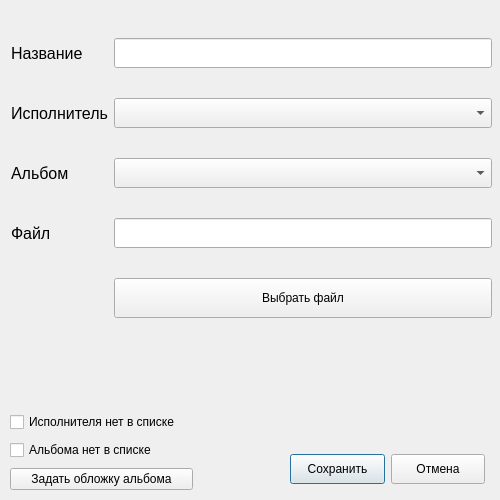
<?xml version="1.0" encoding="UTF-8"?>
<ui version="4.0">
 <class>Dialog</class>
 <widget class="QDialog" name="Dialog">
  <property name="geometry">
   <rect>
    <x>0</x>
    <y>0</y>
    <width>500</width>
    <height>500</height>
   </rect>
  </property>
  <property name="sizePolicy">
   <sizepolicy hsizetype="Fixed" vsizetype="Fixed">
    <horstretch>0</horstretch>
    <verstretch>0</verstretch>
   </sizepolicy>
  </property>
  <property name="minimumSize">
   <size>
    <width>500</width>
    <height>500</height>
   </size>
  </property>
  <property name="maximumSize">
   <size>
    <width>500</width>
    <height>500</height>
   </size>
  </property>
  <property name="palette">
   <palette>
    <active/>
    <inactive/>
    <disabled/>
   </palette>
  </property>
  <property name="windowTitle">
   <string>Добавить трек</string>
  </property>
  <property name="windowIcon">
   <iconset>
    <normaloff>add_track.png</normaloff>add_track.png</iconset>
  </property>
  <property name="styleSheet">
   <string notr="true"/>
  </property>
  <property name="sizeGripEnabled">
   <bool>false</bool>
  </property>
  <widget class="QWidget" name="layoutWidget">
   <property name="geometry">
    <rect>
     <x>290</x>
     <y>450</y>
     <width>195</width>
     <height>38</height>
    </rect>
   </property>
   <layout class="QHBoxLayout" name="horizontalLayout_2">
    <item>
     <widget class="QPushButton" name="accept_button">
      <property name="minimumSize">
       <size>
        <width>90</width>
        <height>30</height>
       </size>
      </property>
      <property name="text">
       <string>Сохранить</string>
      </property>
     </widget>
    </item>
    <item>
     <widget class="QPushButton" name="cancel_button">
      <property name="minimumSize">
       <size>
        <width>90</width>
        <height>30</height>
       </size>
      </property>
      <property name="text">
       <string>Отмена</string>
      </property>
     </widget>
    </item>
   </layout>
  </widget>
  <widget class="QWidget" name="layoutWidget">
   <property name="geometry">
    <rect>
     <x>11</x>
     <y>14</y>
     <width>481</width>
     <height>381</height>
    </rect>
   </property>
   <layout class="QGridLayout" name="gridLayout">
    <item row="1" column="1">
     <widget class="QComboBox" name="artist_combobox">
      <property name="minimumSize">
       <size>
        <width>0</width>
        <height>30</height>
       </size>
      </property>
     </widget>
    </item>
    <item row="2" column="0">
     <widget class="QLabel" name="label_3">
      <property name="font">
       <font>
        <pointsize>12</pointsize>
       </font>
      </property>
      <property name="text">
       <string>Альбом</string>
      </property>
     </widget>
    </item>
    <item row="3" column="1">
     <widget class="QLineEdit" name="select_file_field">
      <property name="minimumSize">
       <size>
        <width>0</width>
        <height>30</height>
       </size>
      </property>
      <property name="readOnly">
       <bool>true</bool>
      </property>
     </widget>
    </item>
    <item row="2" column="1">
     <widget class="QComboBox" name="album_combobox">
      <property name="minimumSize">
       <size>
        <width>0</width>
        <height>30</height>
       </size>
      </property>
     </widget>
    </item>
    <item row="3" column="0">
     <widget class="QLabel" name="label_4">
      <property name="font">
       <font>
        <pointsize>12</pointsize>
       </font>
      </property>
      <property name="text">
       <string>Файл</string>
      </property>
     </widget>
    </item>
    <item row="4" column="1">
     <widget class="QPushButton" name="select_file_button">
      <property name="sizePolicy">
       <sizepolicy hsizetype="Minimum" vsizetype="Fixed">
        <horstretch>0</horstretch>
        <verstretch>0</verstretch>
       </sizepolicy>
      </property>
      <property name="minimumSize">
       <size>
        <width>0</width>
        <height>40</height>
       </size>
      </property>
      <property name="text">
       <string>Выбрать файл</string>
      </property>
     </widget>
    </item>
    <item row="0" column="1">
     <widget class="QLineEdit" name="title_input">
      <property name="minimumSize">
       <size>
        <width>0</width>
        <height>30</height>
       </size>
      </property>
     </widget>
    </item>
    <item row="0" column="0">
     <widget class="QLabel" name="label">
      <property name="font">
       <font>
        <pointsize>12</pointsize>
       </font>
      </property>
      <property name="text">
       <string>Название</string>
      </property>
     </widget>
    </item>
    <item row="1" column="0">
     <widget class="QLabel" name="label_2">
      <property name="font">
       <font>
        <pointsize>12</pointsize>
       </font>
      </property>
      <property name="text">
       <string>Исполнитель</string>
      </property>
     </widget>
    </item>
    <item row="5" column="1">
     <widget class="QLabel" name="error_label">
      <property name="sizePolicy">
       <sizepolicy hsizetype="Preferred" vsizetype="Fixed">
        <horstretch>0</horstretch>
        <verstretch>0</verstretch>
       </sizepolicy>
      </property>
      <property name="font">
       <font>
        <pointsize>12</pointsize>
       </font>
      </property>
      <property name="styleSheet">
       <string notr="true">color: red</string>
      </property>
      <property name="text">
       <string/>
      </property>
      <property name="alignment">
       <set>Qt::AlignCenter</set>
      </property>
     </widget>
    </item>
   </layout>
  </widget>
  <widget class="QWidget" name="layoutWidget">
   <property name="geometry">
    <rect>
     <x>10</x>
     <y>410</y>
     <width>183</width>
     <height>84</height>
    </rect>
   </property>
   <layout class="QVBoxLayout" name="verticalLayout">
    <item>
     <widget class="QCheckBox" name="no_artist">
      <property name="text">
       <string>Исполнителя нет в списке</string>
      </property>
     </widget>
    </item>
    <item>
     <widget class="QCheckBox" name="no_album">
      <property name="text">
       <string>Альбома нет в списке</string>
      </property>
     </widget>
    </item>
    <item>
     <widget class="QPushButton" name="image_button">
      <property name="text">
       <string>Задать обложку альбома</string>
      </property>
     </widget>
    </item>
   </layout>
  </widget>
 </widget>
 <resources/>
 <connections/>
</ui>
